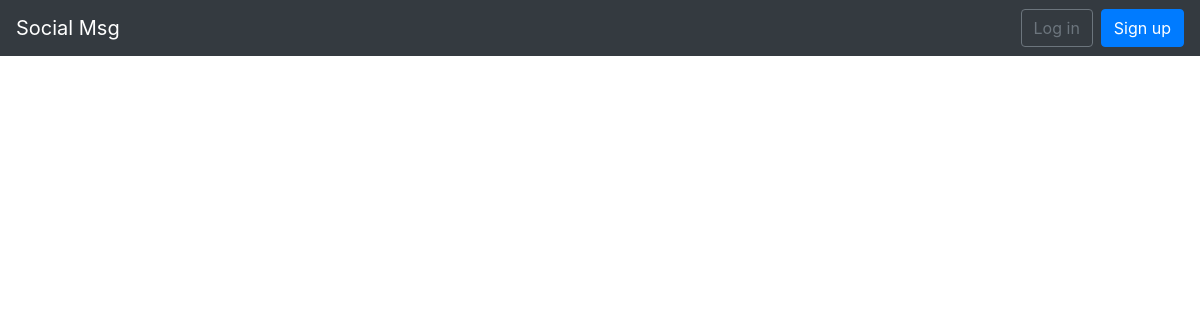
The app's page /posts/, older data.
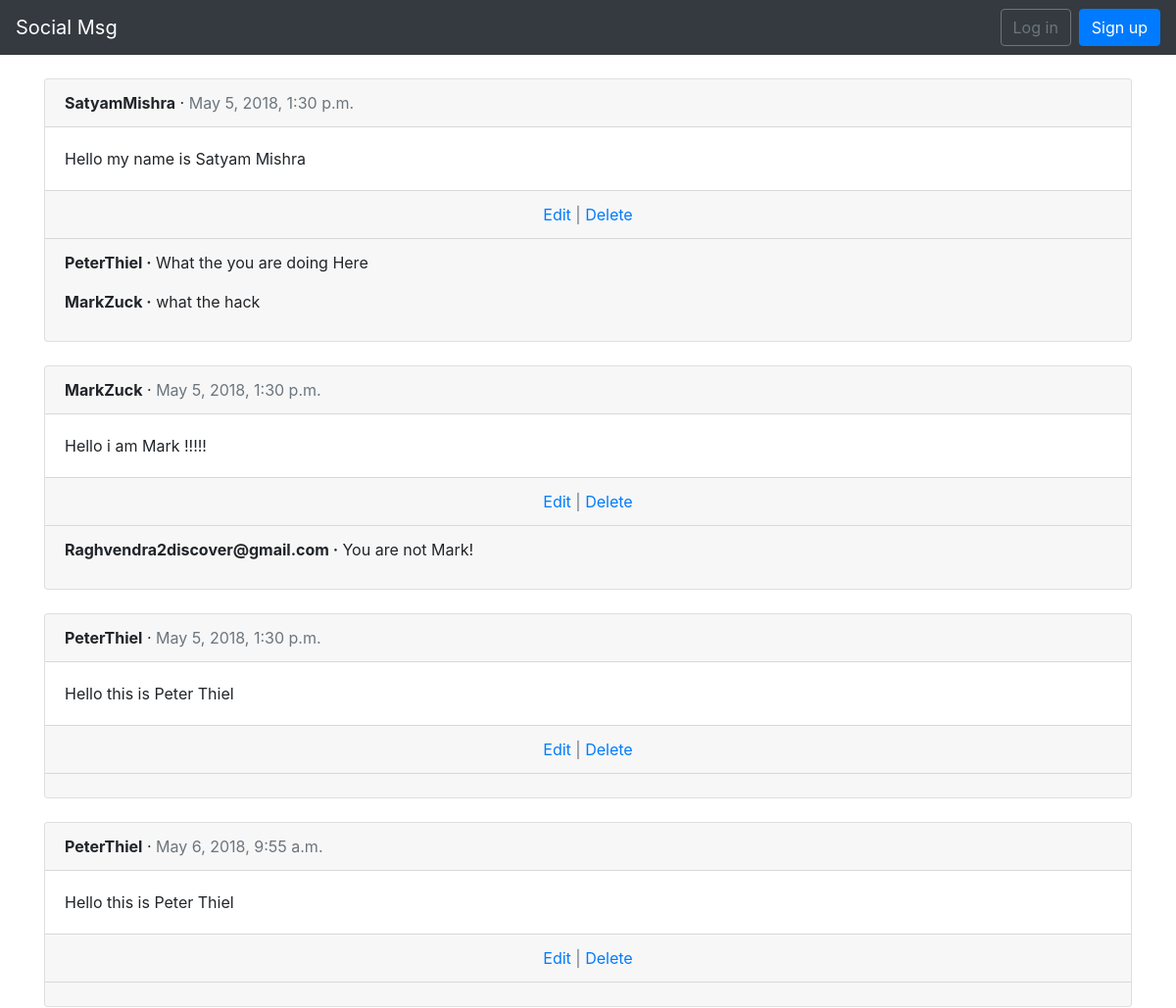
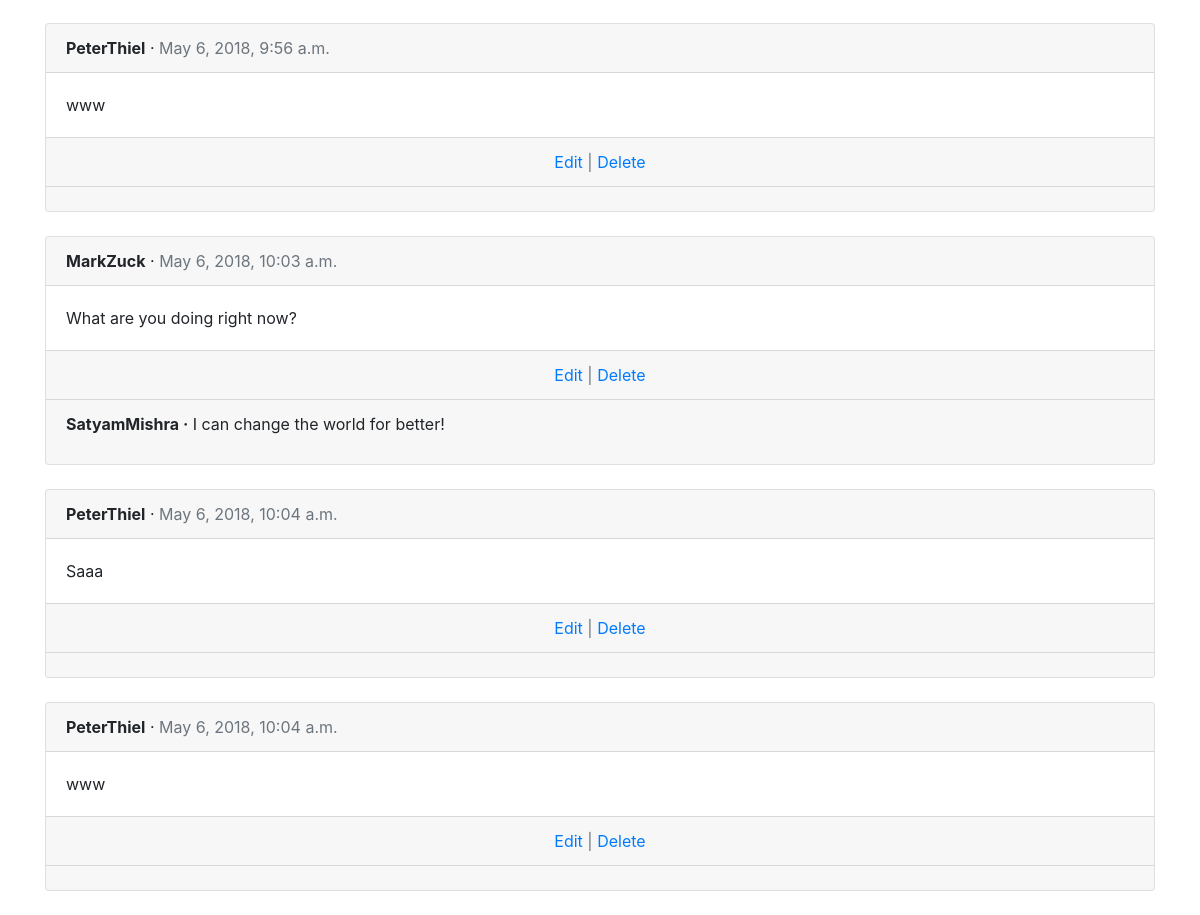
The same page, newer data (2 pictures, top to bottom).
### posts/models.py (models this page shows, shortened)
class Post(models.Model):
    message = models.CharField(max_length=280)
    date = models.DateTimeField(auto_now_add=True)
    author = models.ForeignKey(
        settings.AUTH_USER_MODEL,
        on_delete=models.CASCADE,
    )

class Comment(models.Model):
    post = models.ForeignKey(Post, on_delete=models.CASCADE)
    comment = models.CharField(max_length=140)
    author = models.ForeignKey(
        settings.AUTH_USER_MODEL,
        on_delete=models.CASCADE,
    )
    def __str__(self):
        return self.comment

### users/models.py (models this page shows)
class CustomUser(AbstractUser):
    objects = CustomUserManager()

### posts/views.py (the view)
# urls.py: path('', views.PostListView.as_view(), name='post_list'),
class PostListView(ListView):
    model = models.Post
    template_name = 'post_list.html'

### templates/post_list.html (shortened to what this page needs)
{% extends 'base.html' %}
{% block content %}
  {% for post in object_list %}
    <div class="card">
      <div class="card-header">
        <span class="font-weight-bold">{{ post.author }}</span> &middot; <span class="text-muted">{{ post.date }}</span>
      </div>
      <div class="card-body">
        {{ post.message }}
      </div>
      <div class="card-footer text-center text-muted">
  <a href="{% url 'post_edit' post.pk %}">Edit</a> |
  <a href="{% url 'post_delete' post.pk %}">Delete</a>
</div>
<div class="card-footer">
        {% for comment in post.comment_set.all %}
          <p>
            <span class="font-weight-bold">{{ comment.author }} &middot;</span>
            {{ comment }}
          </p>
        {% endfor %}
</div>
    </div>
    <br />
  {% endfor %}
{% endblock content %}

### templates/base.html (shortened to what this page needs)
<!doctype html>
<html lang="en">
  <head>
    <link rel="stylesheet" href="https://maxcdn.bootstrapcdn.com/bootstrap/4.0.0/css/bootstrap.min.css">
  </head>
  <body>
    <nav class="navbar navbar-expand-md navbar-dark bg-dark mb-4">
      <a class="navbar-brand" href="{% url 'home' %}">Social Msg</a>
      {% if user.is_authenticated %}
      <ul class="navbar-nav mr-auto">
            <li class="nav-item"><a href="{% url 'post_new' %}">+ New</a></li>
          </ul>
      <button class="navbar-toggler" type="button" data-toggle="collapse" data-target="#navbarCollapse" aria-controls="navbarCollapse" aria-expanded="false" aria-label="Toggle navigation">
        <span class="navbar-toggler-icon"></span>
      </button>
      <div class="collapse navbar-collapse" id="navbarCollapse">
          <ul class="navbar-nav ml-auto">
            <li class="nav-item">
              <a class="nav-link dropdown-toggle" href="#" id="userMenu" data-toggle="dropdown" aria-haspopup="true" aria-expanded="false">
                {{ user.username }}
              </a>
              <div class="dropdown-menu dropdown-menu-right" aria-labelledby="userMenu">
                <a class="dropdown-item" href="{% url 'password_change' %}">Change password</a>
                <div class="dropdown-divider"></div>
                <a class="dropdown-item" href="{% url 'logout' %}">Log out</a>
              </div>
            </li>
          </ul>
        {% else %}
          <form class="form-inline ml-auto">
            <a href="{% url 'login' %}" class="btn btn-outline-secondary">Log in</a>
            <a href="{% url 'signup' %}" class="btn btn-primary ml-2">Sign up</a>
          </form>
        {% endif %}
    </nav>
<div class="container">
  {% block content %}
  {% endblock %}
</div>
  </body>
</html>

Row changes from the older to the newer data that the page shows:
added Post: author "SatyamMishra", date "May 5, 2018, 1:30 p.m.", message "Hello my name is Satyam Mishra"
added Comment: author "PeterThiel", comment "What the you are doing Here", shown under "SatyamMishra"
added Comment: author "MarkZuck", comment "what the hack", shown under "SatyamMishra"
added Post: author "MarkZuck", date "May 5, 2018, 1:30 p.m.", message "Hello i am Mark !!!!!"
added Comment: author "Raghvendra2discover@gmail.com", comment "You are not Mark!", shown under "MarkZuck"
added Post: author "PeterThiel", date "May 5, 2018, 1:30 p.m.", message "Hello this is Peter Thiel"
added Post: author "PeterThiel", date "May 6, 2018, 9:55 a.m.", message "Hello this is Peter Thiel"
added Post: author "PeterThiel", date "May 6, 2018, 9:56 a.m.", message "www"
added Post: author "MarkZuck", date "May 6, 2018, 10:03 a.m.", message "What are you doing right now?"
added Comment: author "SatyamMishra", comment "I can change the world for better!", shown under "MarkZuck"
added Post: author "PeterThiel", date "May 6, 2018, 10:04 a.m.", message "Saaa"
added Post: author "PeterThiel", date "May 6, 2018, 10:04 a.m.", message "www"
